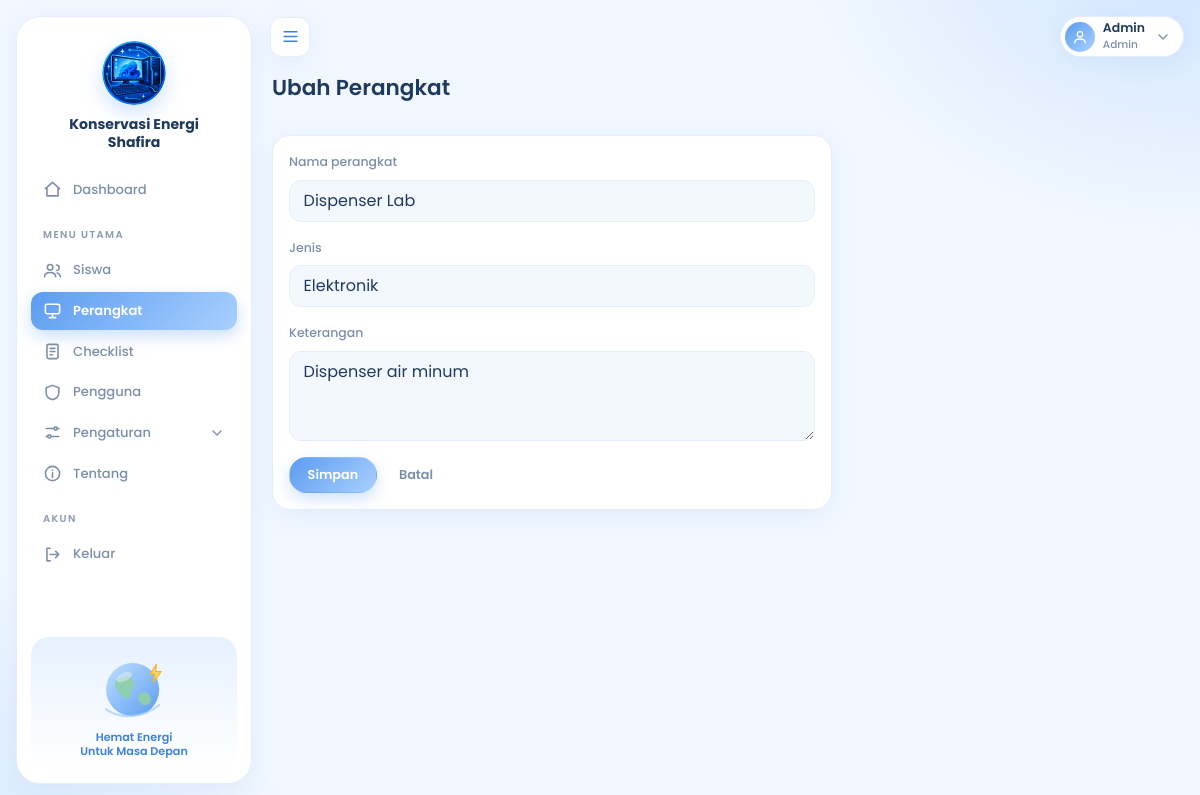
/perangkat/form.php?id=45 (signed in), run on the app's committed database.
### tables this page shows
CREATE TABLE perangkat (
  id_perangkat   INT(11) NOT NULL AUTO_INCREMENT,
  nama_perangkat VARCHAR(100) NOT NULL,
  jenis          VARCHAR(50) NOT NULL,
  keterangan     TEXT,
  PRIMARY KEY (id_perangkat)
);

### perangkat/form.php (the view, shortened to what this page needs)
<?php
require_once __DIR__ . '/../includes/functions.php';
$edit = isset($_GET['id']);
$row = ['nama_perangkat' => '', 'jenis' => '', 'keterangan' => ''];
if ($edit) {
    $st = $pdo->prepare('SELECT * FROM perangkat WHERE id_perangkat = ?');
    $st->execute([(int)$_GET['id']]);
    $row = $st->fetch();
}
$judul = $edit ? 'Ubah Perangkat' : 'Tambah Perangkat';
require '../includes/header.php';
?>
<h3 class="mb-3"><?= $judul ?></h3>
<div class="card" style="max-width:560px"><div class="card-body">
<form method="post"><?= csrf_field() ?>
  <div class="mb-3"><label class="form-label">Nama perangkat</label>
    <input name="nama_perangkat" class="form-control" value="<?= e($row['nama_perangkat']) ?>" required maxlength="100"></div>
  <div class="mb-3"><label class="form-label">Jenis</label>
    <input name="jenis" class="form-control" value="<?= e($row['jenis']) ?>" required maxlength="50" placeholder="contoh: Penerangan, Pendingin"></div>
  <div class="mb-3"><label class="form-label">Keterangan</label>
    <textarea name="keterangan" class="form-control" rows="3"><?= e($row['keterangan']) ?></textarea></div>
  <button class="btn btn-success">Simpan</button> <a class="btn btn-link" href="index.php">Batal</a>
</form></div></div>
<?php require '../includes/footer.php'; ?>

### assets/css/app.css (style rules this page uses)
:root, [data-bs-theme=light] { --pri:#5b9cf0; --pri-d:#3f82dd; --pri-l:#a9d0ff; --on:#fff; --bg:#f1f7ff; --card:#fff; --hd:#f3f8ff; --soft:#e6f1ff; --mu:#7b8fab; --bd:#e4edf9; --tx:#1f3a5f; --ok:#22a06b; --ok-bg:#e2f6ec; --bad:#e5596b; --bad-bg:#fde8eb; --warn:#e29a2d; --warn-bg:#fff2dc; --glow:0 6px 24px rgba(63,130,221,.08); --r:18px; --bs-body-bg:var(--bg); --bs-body-color:var(--tx); --bs-border-color:var(--bd); --bs-body-font-family:"Poppins",system-ui,sans-serif; --bs-body-font-size:.84rem; }
body { background:var(--bg); color:var(--tx); }
body::before { content:""; position:fixed; inset:0; z-index:-1; pointer-events:none; background:radial-gradient(560px 420px at 100% -8%, rgba(169,208,255,.50), transparent 70%), radial-gradient(520px 420px at -6% 108%, rgba(169,208,255,.38), transparent 70%); }
h3, h4, h5, h6 { font-weight:600; color:var(--tx); }
h3 { font-size:1.35rem; }
a { color:var(--pri-d); }
.card { background:var(--card); border:1px solid var(--bd); border-radius:var(--r); box-shadow:var(--glow); }
.form-control, .form-select { border-radius:12px; background-color:var(--hd); border:1px solid var(--bd); padding:.5rem .85rem; color:var(--tx); }
.form-label { font-weight:500; color:var(--mu); font-size:.78rem; }
.btn { border-radius:99px; font-weight:600; font-size:.8rem; padding:.45rem 1.1rem; border-width:1px; }
.btn-success { --bs-btn-bg:var(--pri); --bs-btn-border-color:var(--pri); --bs-btn-color:var(--on); --bs-btn-hover-bg:var(--pri-d); --bs-btn-hover-border-color:var(--pri-d); --bs-btn-hover-color:var(--on); --bs-btn-active-bg:var(--pri-d); --bs-btn-active-border-color:var(--pri-d); --bs-btn-active-color:var(--on); background-image:linear-gradient(135deg,var(--pri),var(--pri-l)); border-color:transparent; box-shadow:0 6px 16px rgba(91,156,240,.28); }
.btn-link { text-decoration:none; color:var(--mu); }

### data on the page
perangkat: nama_perangkat "Dispenser Lab", jenis "Elektronik", keterangan "Dispenser air minum"

### other printed values
$label "Dashboard Siswa Perangkat Checklist Pengguna Tentang"
$u['nama'] "Admin"
$level "Admin"
$judul "Ubah Perangkat"
